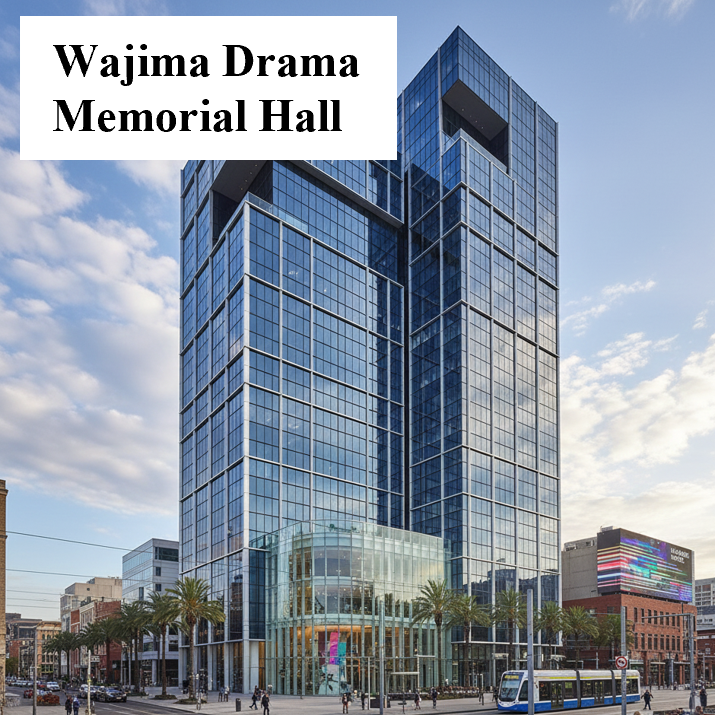
#> input picture Essential_task_delegation/Offline_RAG_KR2/results/t2_practice_3_abrar/disasteller/Disaster_image/Local_image/Picture1.png, 715 x 715 px; its folder holds 4 pictures in this run
$ python local_img_tool.py
#> lines starting #> are read from the running program, lines starting #| are printed output that depends on the picture
"""
Copy of support/Ridita_Integration_of_VLM__/DisasTeller/local_img_tool.py.
The original is unchanged.

Changes from the original (3 Nov 2026, roadmap T2 step 3):
  - The local model (local_model.py) describes the photos, not Gemini. So no API key and
    no internet are needed.
  - One photo per question, and each answer starts with the photo's file name. A 7B model
    handles one picture at a time better, and the Kaggle notebook lets vLLM take only one
    picture per request (the original sent all six together).
  - The photos are read in name order. os.listdir() gives a different order on different
    computers.

Changes after Kaggle practice run 2 (5 Nov 2026):
  - The agent's input text is no longer added to the question about each photo. In run 2 the
    agent sent its own guess of a description, and the model repeated that guess: 4 of the
    6 photo descriptions were the same text. The question now asks only about the photo,
    and to name the place on its sticker. The agent's text is still shown in the run log.
  - The photos are described once per run. A later call (the same team again, or the
    Emergency service team) gets the same descriptions back without asking the model again.
  - The tool's description tells the agent what the tool does (it was "Process the text
    with the LLM").
"""
import os
import base64
import io
from PIL import Image

from crewai.tools import tool
from local_model import ask_with_images

script_dir = os.path.dirname(os.path.abspath(__file__))
folder_path = os.path.join(script_dir, "Disaster_image", "Local_image")

def encode_image(image_path, target_size):
#> called with target_size = (720, 720)
    with Image.open(image_path) as img:
#> img is the input picture: PIL image 715x715 RGBA; mean R, G, B, A 142.9, 153.5, 168.2, 255
        img_resized = img.resize(target_size)
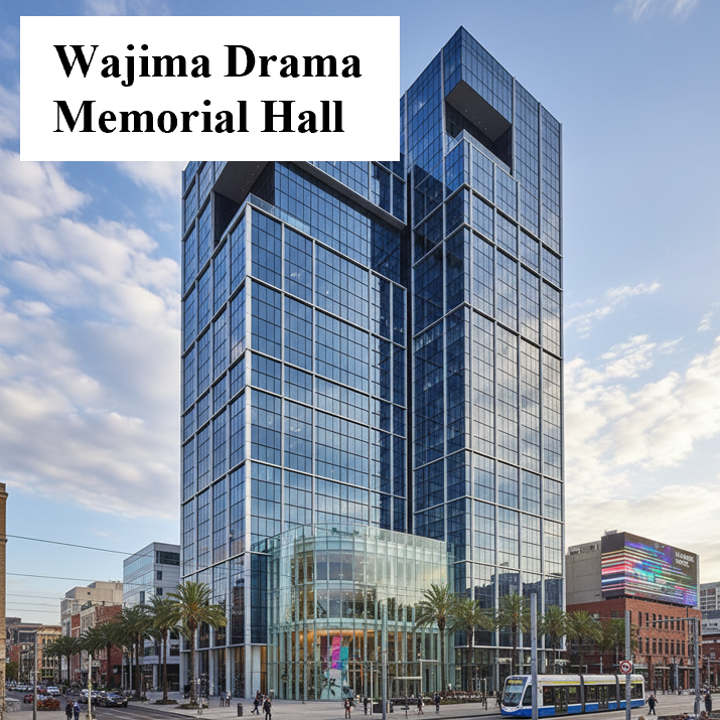
#> img_resized: PIL image 720x720 RGBA; mean R, G, B, A 142.9, 153.5, 168.2, 255
    with io.BytesIO() as buffer:
        img_resized.save(buffer, format="PNG")
        return base64.b64encode(buffer.getvalue()).decode('utf-8')

def image_names_in_folder(folder_path):
    files = os.listdir(folder_path)
    return sorted(f for f in files if f.endswith('.jpeg') or f.endswith('.jpg') or f.endswith('.png'))

def encode_images_in_folder(folder_path,target_size=(256,256)):
    encoded_image = []
    for image_file in image_names_in_folder(folder_path):
        image_path = os.path.join(folder_path, image_file)
        encoded_image.append(encode_image(image_path, target_size))
    return encoded_image


image_names = image_names_in_folder(folder_path)
encoded_images = encode_images_in_folder(folder_path, target_size=(720,720)) #encoded_images[i]

PROMPT = ("describe the disaster in detail in this image, in about 200 words. "
          "If the image has a sticker or sign with a place name, start with that place name. "
          "Describe only what this image shows.")
_descriptions = None  # filled by the first call; the photos don't change during a run


@tool
def local_img_interpreter(text: str) -> str:
    """
    Describes the six post-earthquake photos taken on the ground, one by one: the place
    name on each photo's sticker, and the damage to buildings, roads and trees. The photos
    are always the same, so the input text can be short, e.g. "describe the photos".

    Args:
        text (str): A short request.

    Returns:
        str: One description per photo, each starting with the photo's file name.
    """
    global _descriptions
    print(f"Photo tool asked: {text[:300]}")
    if _descriptions is not None:
        return "(The same photos, described earlier in this run.)\n\n" + _descriptions

    answers = []
    for name, image in zip(image_names, encoded_images):
        print(f"Local information ({name}):", PROMPT)
        answers.append(f"Image {name}:\n" + ask_with_images(PROMPT, [image], max_tokens=600))
    result = "\n\n".join(answers)
    if "An error occurred" not in result:
        _descriptions = result
    return result
